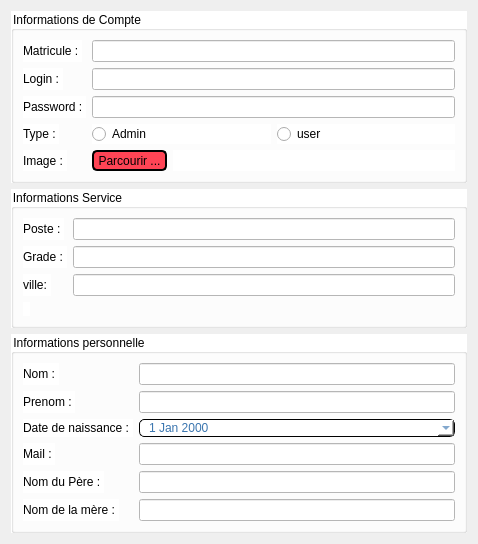
          <widget class="QWidget" name="scrollAreaWidgetContents">
           <property name="geometry">
            <rect>
             <x>0</x>
             <y>0</y>
             <width>478</width>
             <height>522</height>
            </rect>
           </property>
           <layout class="QVBoxLayout" name="verticalLayout">
            <item>
             <widget class="QGroupBox" name="groupBox">
              <property name="styleSheet">
               <string notr="true">Background-color: #fff;</string>
              </property>
              <property name="title">
               <string>Informations de Compte</string>
              </property>
              <layout class="QFormLayout" name="formLayout">
               <item row="0" column="0">
                <widget class="QLabel" name="label_11">
                 <property name="text">
                  <string>Matricule : </string>
                 </property>
                </widget>
               </item>
               <item row="0" column="1">
                <widget class="QLineEdit" name="add_matricule"/>
               </item>
               <item row="1" column="0">
                <widget class="QLabel" name="label_12">
                 <property name="text">
                  <string>Login : </string>
                 </property>
                </widget>
               </item>
               <item row="1" column="1">
                <widget class="QLineEdit" name="add_login"/>
               </item>
               <item row="2" column="0">
                <widget class="QLabel" name="label_13">
                 <property name="text">
                  <string>Password : </string>
                 </property>
                </widget>
               </item>
               <item row="2" column="1">
                <widget class="QLineEdit" name="add_password"/>
               </item>
               <item row="3" column="0">
                <widget class="QLabel" name="label_22">
                 <property name="text">
                  <string>Type : </string>
                 </property>
                </widget>
               </item>
               <item row="3" column="1">
                <layout class="QHBoxLayout" name="horizontalLayout_2">
                 <item>
                  <widget class="QRadioButton" name="add_type_admin">
                   <property name="text">
                    <string>Admin</string>
                   </property>
                  </widget>
                 </item>
                 <item>
                  <widget class="QRadioButton" name="add_type_user">
                   <property name="text">
                    <string>user</string>
                   </property>
                  </widget>
                 </item>
                </layout>
               </item>
               <item row="4" column="0">
                <widget class="QLabel" name="label_23">
                 <property name="text">
                  <string>Image : </string>
                 </property>
                </widget>
               </item>
               <item row="4" column="1">
                <layout class="QHBoxLayout" name="horizontalLayout_3">
                 <item>
                  <widget class="QToolButton" name="add_image">
                   <property name="autoFillBackground">
                    <bool>false</bool>
                   </property>
                   <property name="styleSheet">
                    <string notr="true">border: 2px solid black;
	border-radius : 5px;	
	background-color: #f45;</string>
                   </property>
                   <property name="text">
                    <string>Parcourir ...</string>
                   </property>
                   <property name="icon">
                    <iconset resource="images.qrc">
                     <normaloff>:/upload_image.png</normaloff>:/upload_image.png</iconset>
                   </property>
                   <property name="popupMode">
                    <enum>QToolButton::DelayedPopup</enum>
                   </property>
                   <property name="toolButtonStyle">
                    <enum>Qt::ToolButtonTextBesideIcon</enum>
                   </property>
                   <property name="autoRaise">
                    <bool>false</bool>
                   </property>
                   <property name="arrowType">
                    <enum>Qt::NoArrow</enum>
                   </property>
                  </widget>
                 </item>
                 <item>
                  <widget class="QLabel" name="add_image_text">
                   <property name="text">
                    <string/>
                   </property>
                  </widget>
                 </item>
                </layout>
               </item>
              </layout>
             </widget>
            </item>
            <item>
             <widget class="QGroupBox" name="groupBox_2">
              <property name="styleSheet">
               <string notr="true">Background-color: #fff;</string>
              </property>
              <property name="title">
               <string>Informations Service</string>
              </property>
              <layout class="QFormLayout" name="formLayout_2">
               <item row="0" column="0">
                <widget class="QLabel" name="label_14">
                 <property name="text">
                  <string>Poste : </string>
                 </property>
                </widget>
               </item>
               <item row="0" column="1">
                <widget class="QLineEdit" name="add_poste"/>
               </item>
               <item row="1" column="0">
                <widget class="QLabel" name="label_15">
                 <property name="text">
                  <string>Grade : </string>
                 </property>
                </widget>
               </item>
               <item row="1" column="1">
                <widget class="QLineEdit" name="add_grade"/>
               </item>
               <item row="4" column="0">
                <widget class="QLabel" name="label_16">
                 <property name="text">
                  <string/>
                 </property>
                </widget>
               </item>
               <item row="2" column="0">
                <widget class="QLabel" name="label_21">
                 <property name="text">
                  <string>ville: </string>
                 </property>
                </widget>
               </item>
               <item row="2" column="1">
                <widget class="QLineEdit" name="add_ville"/>
               </item>
              </layout>
             </widget>
            </item>
            <item>
             <widget class="QGroupBox" name="groupBox_3">
              <property name="styleSheet">
               <string notr="true">Background-color: #fff;</string>
              </property>
              <property name="title">
               <string>Informations personnelle</string>
              </property>
              <layout class="QFormLayout" name="formLayout_3">
               <item row="0" column="0">
                <widget class="QLabel" name="label_33">
                 <property name="text">
                  <string>Nom : </string>
                 </property>
                </widget>
               </item>
               <item row="0" column="1">
                <widget class="QLineEdit" name="add_nom"/>
               </item>
               <item row="1" column="0">
                <widget class="QLabel" name="label_18">
                 <property name="text">
                  <string>Prenom : </string>
                 </property>
                </widget>
               </item>
               <item row="1" column="1">
                <widget class="QLineEdit" name="add_prenom"/>
               </item>
               <item row="2" column="0">
                <widget class="QLabel" name="label_19">
                 <property name="text">
                  <string>Date de naissance : </string>
                 </property>
                </widget>
               </item>
               <item row="2" column="1">
                <widget class="QDateEdit" name="add_date">
                 <property name="styleSheet">
                  <string notr="true">QDateEdit
{
	border: 1px solid black;	
	color: rgb(58, 117, 175);
	border-radius: 5px;
	padding-right: 7px;
	padding-left: 7px;
}

QDateEdit:hover{
	border: 2px solid rgb(150, 170, 250);
	color: rgb(84, 0, 0);
}

QDateEdit:focus{
	border: 2px solid rgb(100, 170, 255);
	color: rgb(84, 0, 0);
}
QCalendarWidget QToolButton 
{
  	height: 20px;
  	color: white;
  	font-size: 14px;
  	background-color: rgb(150, 170, 250);
}
QCalendarWidget QMenu 
{
  	color: white;
  	font-size: 14px;
  	background-color: #617c97;
	border-left: 2px solid rgb(111, 126, 185);
	border-rigth: 2px solid rgb(111, 126, 185);
}
  
QCalendarWidget QSpinBox
 { 
  	font-size:14px; 
}

QCalendarWidget QWidget
{
	background-color: rgb(127, 163, 198);
}</string>
                 </property>
                 <property name="buttonSymbols">
                  <enum>QAbstractSpinBox::PlusMinus</enum>
                 </property>
                 <property name="maximumDateTime">
                  <datetime>
                   <hour>23</hour>
                   <minute>59</minute>
                   <second>59</second>
                   <year>9999</year>
                   <month>12</month>
                   <day>31</day>
                  </datetime>
                 </property>
                 <property name="calendarPopup">
                  <bool>true</bool>
                 </property>
                </widget>
               </item>
               <item row="8" column="0">
                <widget class="QLabel" name="label_34">
                 <property name="text">
                  <string>Nom de la mère : </string>
                 </property>
                </widget>
               </item>
               <item row="8" column="1">
                <widget class="QLineEdit" name="add_mere"/>
               </item>
               <item row="5" column="0">
                <widget class="QLabel" name="label_35">
                 <property name="text">
                  <string>Nom du Père : </string>
                 </property>
                </widget>
               </item>
               <item row="5" column="1">
                <widget class="QLineEdit" name="add_pere"/>
               </item>
               <item row="3" column="0">
                <widget class="QLabel" name="label_32">
                 <property name="text">
                  <string>Mail : </string>
                 </property>
                </widget>
               </item>
               <item row="3" column="1">
                <widget class="QLineEdit" name="add_mail"/>
               </item>
              </layout>
             </widget>
            </item>
           </layout>
          </widget>
